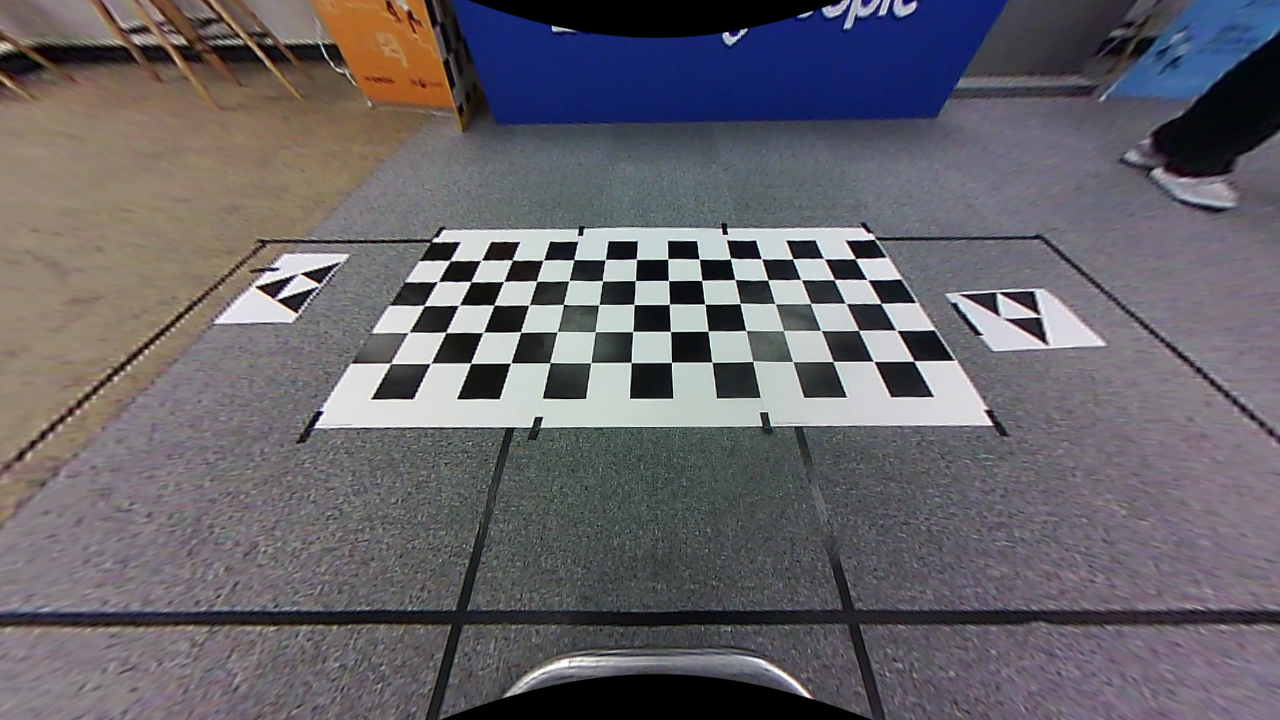
#> input picture SurroundViewMonitor 2D/data/extrinsic/front_undi.png, 1280 x 720 px, found by its file name
$ python cut_test.py
#> lines starting #> are read from the running program, lines starting #| are printed output that depends on the picture
import cv2

src = cv2.imread('C:/Users/multicampus/Desktop/S07P31D108/2d/data/extrinsic/front_undi.png')
#> src is the input picture: shape (720, 1280, 3); mean B, G, R 105.1, 99.6, 102.5

# 이미지를 자른다.
dst = src[40:660, 100:1180].copy()
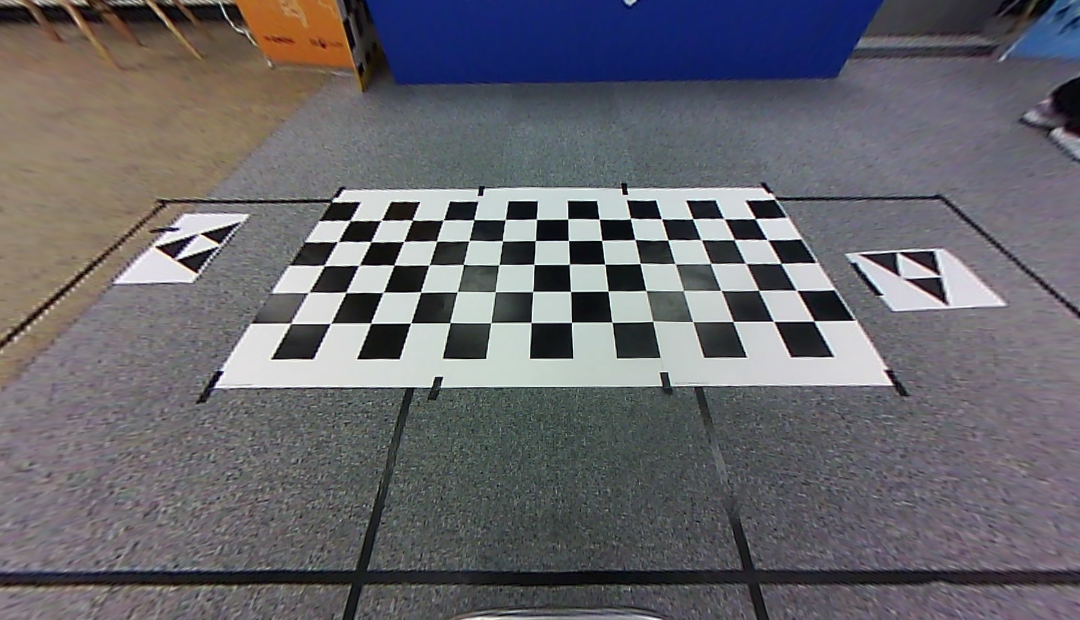
#> dst: shape (620, 1080, 3); mean B, G, R 108, 102.7, 103.9
dst = cv2.resize(dst,(int(1080*0.8),int(620*0.8)))
#> dst: shape (496, 864, 3)


# cv2.namedWindow('screen',cv2.WINDOW_NORMAL)
# cv2.setWindowProperty('screen', cv2.WND_PROP_FULLSCREEN, cv2.WINDOW_FULLSCREEN)


# cv2.imshow('source', src)
cv2.imshow('screen', dst)

cv2.waitKey(0)
cv2.destroyAllWindows()

$ run again, with SurroundViewMonitor 2D/data/extrinsic/back.png copied over SurroundViewMonitor 2D/data/extrinsic/front_undi.png
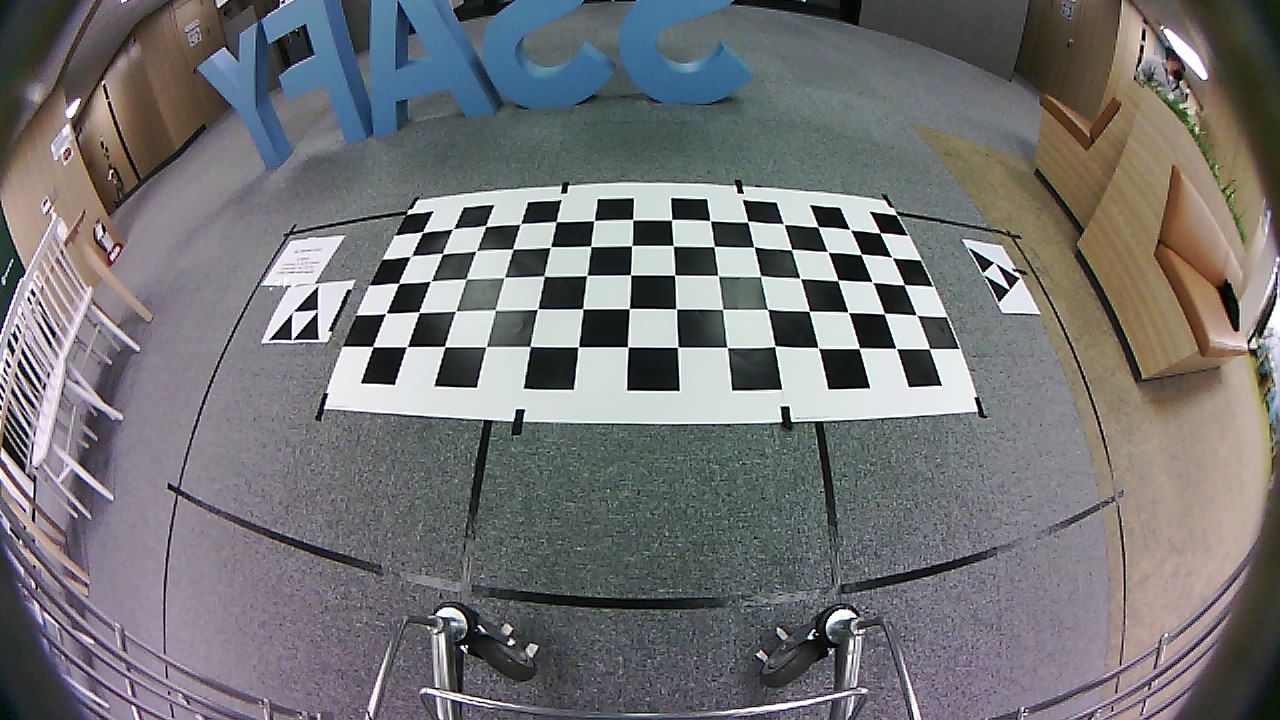
#> input picture SurroundViewMonitor 2D/data/extrinsic/back.png, 1280 x 720 px, found by its file name
#> src is the input picture: shape (720, 1280, 3); mean B, G, R 116.4, 115.2, 115.2
#> `dst = src[40:660, 100:1180].copy()`:
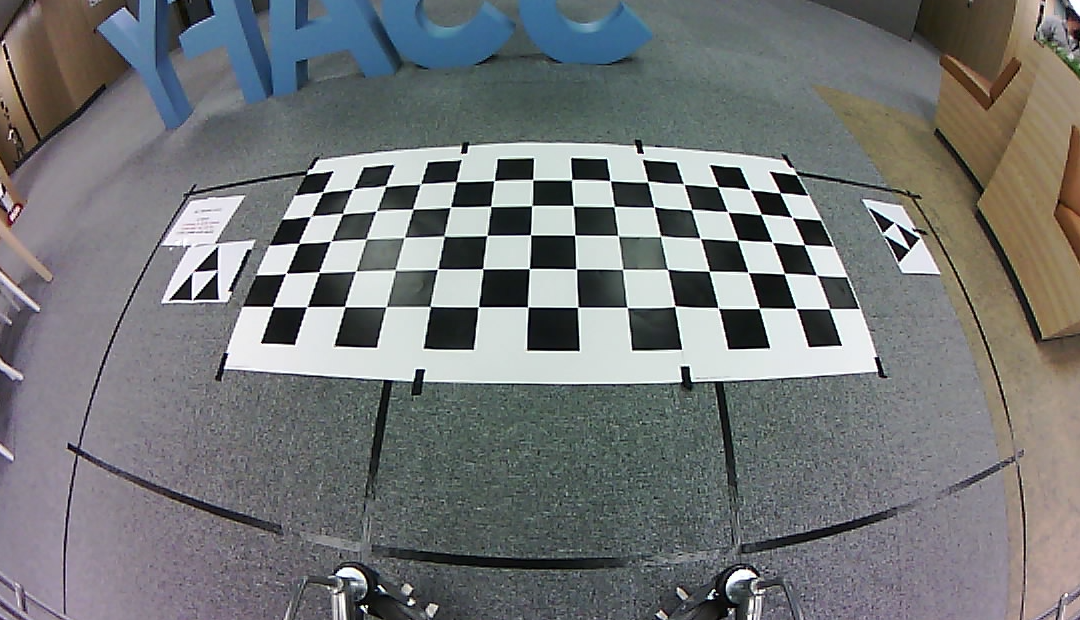
#> dst: shape (620, 1080, 3); mean B, G, R 119.4, 118.6, 116.1

$ run again, with SurroundViewMonitor 2D/data/extrinsic/back_undi.png copied over SurroundViewMonitor 2D/data/extrinsic/front_undi.png
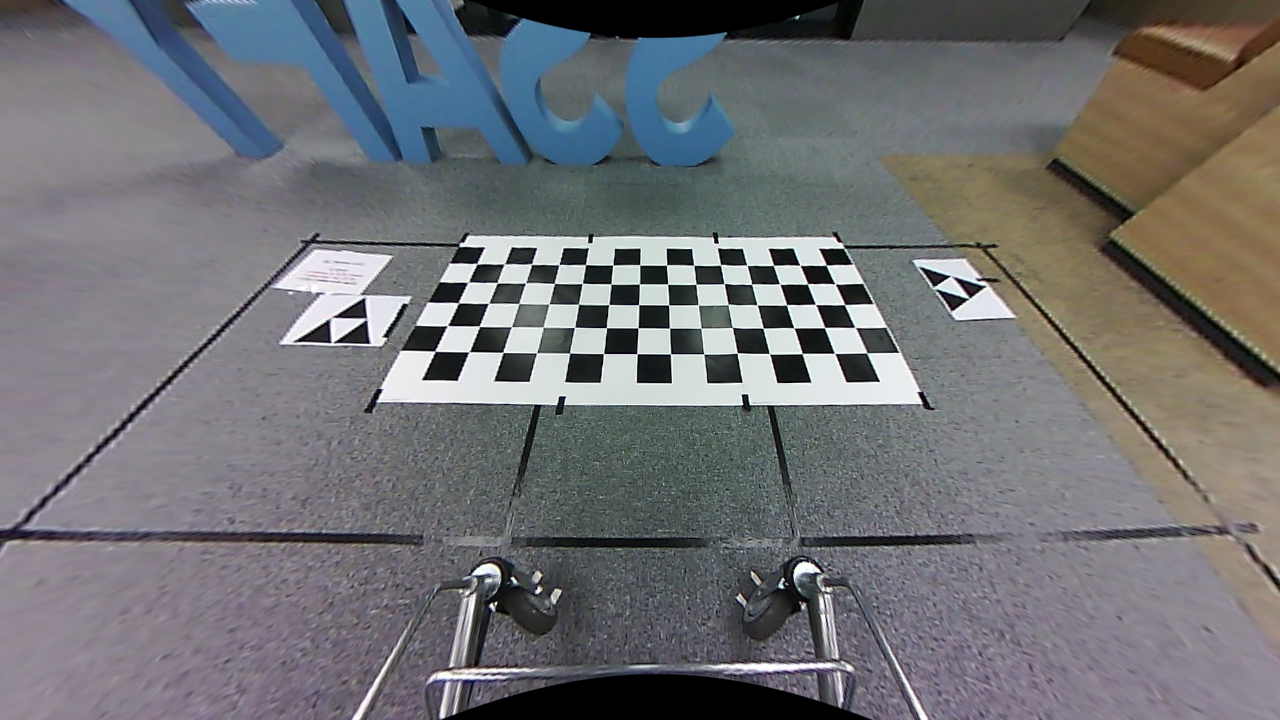
#> input picture SurroundViewMonitor 2D/data/extrinsic/back_undi.png, 1280 x 720 px, found by its file name
#> src is the input picture: shape (720, 1280, 3); mean B, G, R 115.4, 112.7, 112.1
#> `dst = src[40:660, 100:1180].copy()`:
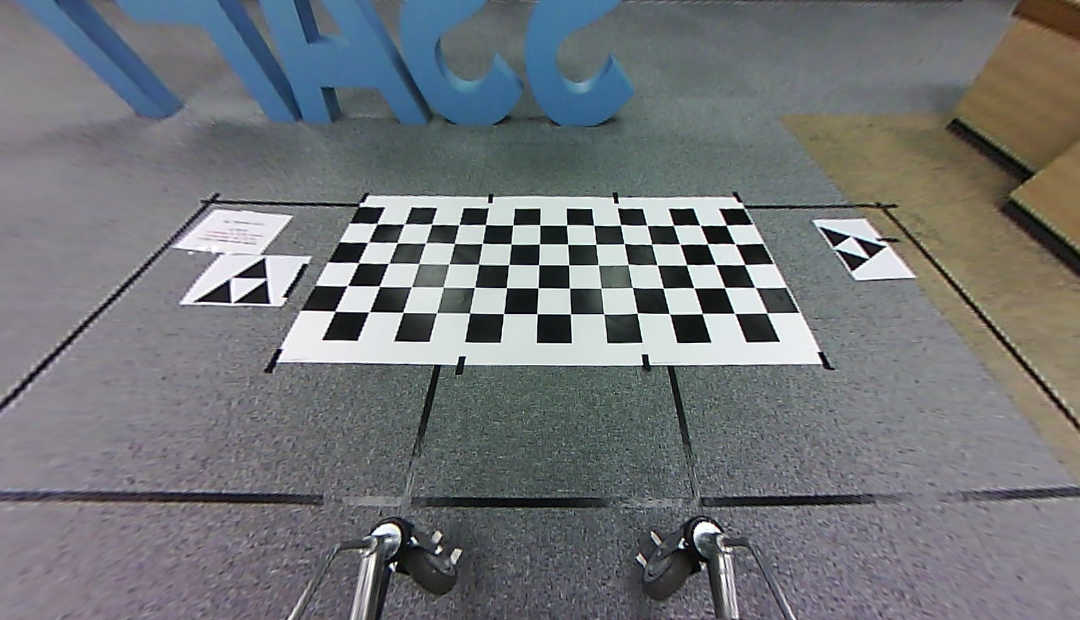
#> dst: shape (620, 1080, 3); mean B, G, R 119.4, 116.5, 113.5

$ run again, with SurroundViewMonitor 2D/data/extrinsic/left.png copied over SurroundViewMonitor 2D/data/extrinsic/front_undi.png
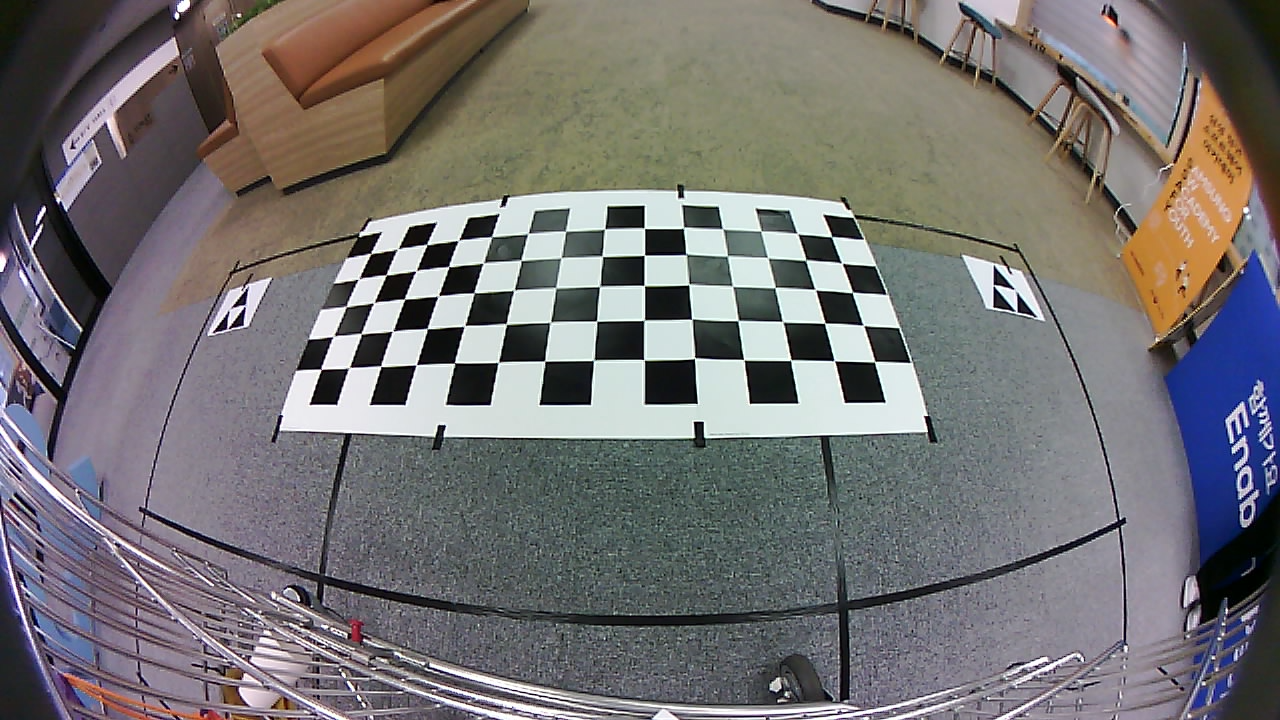
#> input picture SurroundViewMonitor 2D/data/extrinsic/left.png, 1280 x 720 px, found by its file name
#> src is the input picture: shape (720, 1280, 3); mean B, G, R 114.4, 114.1, 116.7
#> `dst = src[40:660, 100:1180].copy()`:
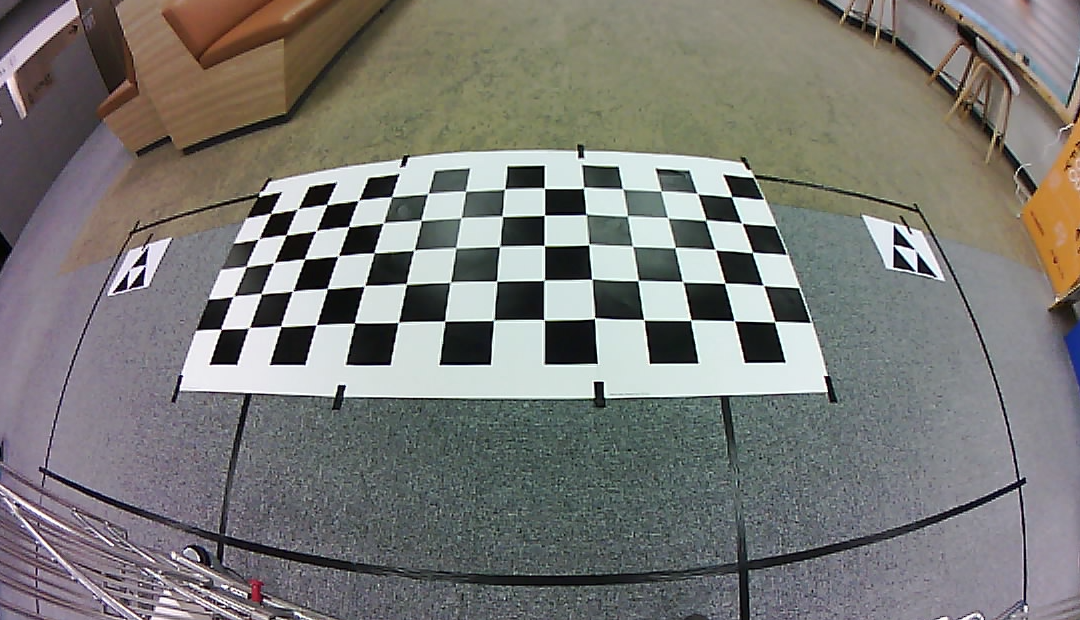
#> dst: shape (620, 1080, 3); mean B, G, R 118.1, 121.6, 122.4
